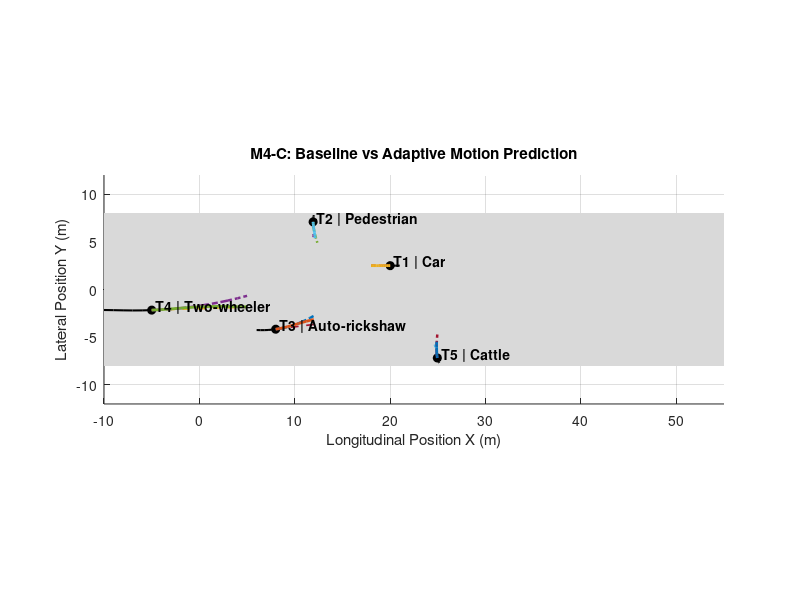
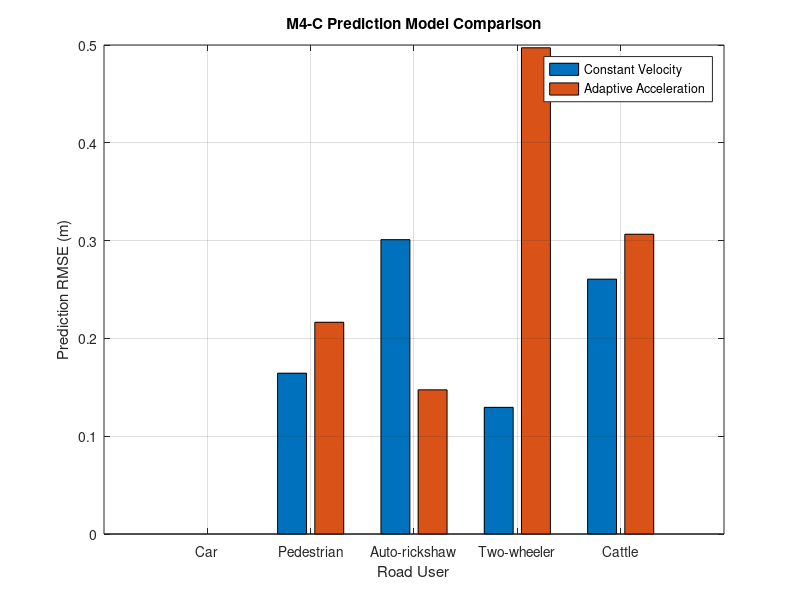

Here is the MATLAB script that generated these plots, in order:
%% SIH 26037
% Module M4 - Short-Term Motion Prediction
% Developer: Daniel
%
% Stage M4-C:
% Adaptive constant-acceleration prediction
% using recent motion history

clc;
clear;
close all;

%% Settings
historyStep = 0.2;
historyDuration = 1.0;

predictionStep = 0.2;
predictionHorizon = 2.0;

historyTimes = -historyDuration:historyStep:0;
futureTimes = 0:predictionStep:predictionHorizon;

%% Initial/reference states
% [x, y, vx, vy]

objects(1).id = 1;
objects(1).type = "Car";
objects(1).state = [20, 2.5, -1.0, 0.0];

objects(2).id = 2;
objects(2).type = "Pedestrian";
objects(2).state = [12, 7.0, 0.0, -0.8];

objects(3).id = 3;
objects(3).type = "Auto-rickshaw";
objects(3).state = [8, -4.0, 2.0, 0.25];

objects(4).id = 4;
objects(4).type = "Two-wheeler";
objects(4).state = [-5, -2.0, 5.0, 0.15];

objects(5).id = 5;
objects(5).type = "Cattle";
objects(5).state = [25, -7.0, -0.15, 0.7];

numObjects = length(objects);

%% Metric storage
baselineRMSE = zeros(1,numObjects);
adaptiveRMSE = zeros(1,numObjects);

baselineFinalError = zeros(1,numObjects);
adaptiveFinalError = zeros(1,numObjects);

%% Main figure
figure( ...
    'Name','SIH 26037 - M4-C Adaptive Prediction', ...
    'NumberTitle','off');

hold on;
grid on;

patch([-10 55 55 -10], ...
      [-8 -8 8 8], ...
      [0.85 0.85 0.85], ...
      'EdgeColor','none');

%% Process each object
for i = 1:numObjects

    x0 = objects(i).state(1);
    y0 = objects(i).state(2);
    vx0 = objects(i).state(3);
    vy0 = objects(i).state(4);

    %% -------------------------------------------------
    % Generate RECENT HISTORY
    %% -------------------------------------------------

    historyX = zeros(size(historyTimes));
    historyY = zeros(size(historyTimes));

    historyX(1) = x0 - vx0*historyDuration;
    historyY(1) = y0 - vy0*historyDuration;

    for k = 2:length(historyTimes)

        t = historyTimes(k);
        dt = historyStep;

        switch objects(i).type

            case "Car"
                vx = -1.0;
                vy = 0.0;

            case "Pedestrian"
                vx = 0.15*sin(1.5*t);
                vy = -0.8 - 0.15*sin(2*t);

            case "Auto-rickshaw"
                vx = 2.0;
                vy = 0.25 + 0.35*sin(1.3*t);

            case "Two-wheeler"
                vx = 5.0;
                vy = 0.15 + 0.25*sin(2.5*t);

            case "Cattle"
                vx = -0.15 + 0.15*sin(t);
                vy = 0.7 + 0.30*sin(1.8*t);
        end

        historyX(k) = historyX(k-1) + vx*dt;
        historyY(k) = historyY(k-1) + vy*dt;
    end

    %% Use final history point as current state
    currentX = historyX(end);
    currentY = historyY(end);

    %% -------------------------------------------------
    % Estimate velocity from recent history
    %% -------------------------------------------------

    vxRecent = ...
        (historyX(end) - historyX(end-1)) / historyStep;

    vyRecent = ...
        (historyY(end) - historyY(end-1)) / historyStep;

    vxPrevious = ...
        (historyX(end-1) - historyX(end-2)) / historyStep;

    vyPrevious = ...
        (historyY(end-1) - historyY(end-2)) / historyStep;

    %% Estimate acceleration
    axEstimate = ...
        (vxRecent - vxPrevious) / historyStep;

    ayEstimate = ...
        (vyRecent - vyPrevious) / historyStep;

    %% -------------------------------------------------
    % BASELINE constant-velocity prediction
    %% -------------------------------------------------

    baselineX = currentX + vxRecent .* futureTimes;
    baselineY = currentY + vyRecent .* futureTimes;

    %% -------------------------------------------------
    % ADAPTIVE constant-acceleration prediction
    %% -------------------------------------------------

    adaptiveX = ...
        currentX + ...
        vxRecent .* futureTimes + ...
        0.5 .* axEstimate .* futureTimes.^2;

    adaptiveY = ...
        currentY + ...
        vyRecent .* futureTimes + ...
        0.5 .* ayEstimate .* futureTimes.^2;

    %% -------------------------------------------------
    % Generate FUTURE GROUND TRUTH
    %% -------------------------------------------------

    trueX = zeros(size(futureTimes));
    trueY = zeros(size(futureTimes));

    trueX(1) = currentX;
    trueY(1) = currentY;

    for k = 2:length(futureTimes)

        t = futureTimes(k);
        dt = predictionStep;

        switch objects(i).type

            case "Car"
                vx = -1.0;
                vy = 0.0;

            case "Pedestrian"
                vx = 0.15*sin(1.5*t);
                vy = -0.8 - 0.15*sin(2*t);

            case "Auto-rickshaw"
                vx = 2.0;
                vy = 0.25 + 0.35*sin(1.3*t);

            case "Two-wheeler"
                vx = 5.0;
                vy = 0.15 + 0.25*sin(2.5*t);

            case "Cattle"
                vx = -0.15 + 0.15*sin(t);
                vy = 0.7 + 0.30*sin(1.8*t);
        end

        trueX(k) = trueX(k-1) + vx*dt;
        trueY(k) = trueY(k-1) + vy*dt;
    end

    %% -------------------------------------------------
    % Calculate errors
    %% -------------------------------------------------

    baselineErrors = hypot( ...
        baselineX - trueX, ...
        baselineY - trueY);

    adaptiveErrors = hypot( ...
        adaptiveX - trueX, ...
        adaptiveY - trueY);

    baselineRMSE(i) = ...
        sqrt(mean(baselineErrors.^2));

    adaptiveRMSE(i) = ...
        sqrt(mean(adaptiveErrors.^2));

    baselineFinalError(i) = ...
        baselineErrors(end);

    adaptiveFinalError(i) = ...
        adaptiveErrors(end);

    %% -------------------------------------------------
    % Plot
    %% -------------------------------------------------

    plot(historyX,historyY, ...
        'k-', ...
        'LineWidth',1.5);

    plot(currentX,currentY,'ko', ...
        'MarkerFaceColor','k');

    plot(baselineX,baselineY,'--', ...
        'LineWidth',1.2);

    plot(adaptiveX,adaptiveY,'-.', ...
        'LineWidth',1.8);

    plot(trueX,trueY,'-', ...
        'LineWidth',2);

    text( ...
        currentX+0.4, ...
        currentY+0.4, ...
        sprintf('T%d | %s', ...
        objects(i).id, ...
        objects(i).type), ...
        'FontWeight','bold');
end

%% Formatting
xlim([-10 55]);
ylim([-12 12]);

axis equal;

xlabel('Longitudinal Position X (m)');
ylabel('Lateral Position Y (m)');

title('M4-C: Baseline vs Adaptive Motion Prediction');

%% Print results
fprintf('\n');
fprintf('====================================================================\n');
fprintf(' SIH 26037 - M4-C ADAPTIVE PREDICTION RESULTS\n');
fprintf('====================================================================\n');

fprintf('%-16s %-14s %-14s %-14s %-14s\n', ...
    'Object', ...
    'Base RMSE', ...
    'Adaptive RMSE', ...
    'Base Final', ...
    'Adaptive Final');

fprintf('--------------------------------------------------------------------\n');

for i = 1:numObjects

    fprintf('%-16s %8.3f m     %8.3f m     %8.3f m     %8.3f m\n', ...
        objects(i).type, ...
        baselineRMSE(i), ...
        adaptiveRMSE(i), ...
        baselineFinalError(i), ...
        adaptiveFinalError(i));
end

fprintf('====================================================================\n');

overallBaselineRMSE = ...
    sqrt(mean(baselineRMSE.^2));

overallAdaptiveRMSE = ...
    sqrt(mean(adaptiveRMSE.^2));

fprintf('\nOverall baseline RMSE : %.3f m\n', ...
    overallBaselineRMSE);

fprintf('Overall adaptive RMSE : %.3f m\n', ...
    overallAdaptiveRMSE);

improvementPercent = ...
    100 * ...
    (overallBaselineRMSE - overallAdaptiveRMSE) / ...
    overallBaselineRMSE;

fprintf('Overall improvement   : %.2f %%\n', ...
    improvementPercent);

%% Comparison chart
figure( ...
    'Name','M4-C Prediction Comparison', ...
    'NumberTitle','off');

comparisonData = [
    baselineRMSE(:)
    adaptiveRMSE(:)
];

comparisonData = reshape( ...
    comparisonData, ...
    numObjects, ...
    2);

bar(comparisonData);

set(gca, ...
    'XTick',1:numObjects, ...
    'XTickLabel',{objects.type});

ylabel('Prediction RMSE (m)');
xlabel('Road User');

legend( ...
    {'Constant Velocity', ...
     'Adaptive Acceleration'}, ...
    'Location','best');

title('M4-C Prediction Model Comparison');

grid on;

disp("M4-C adaptive prediction completed successfully.");
